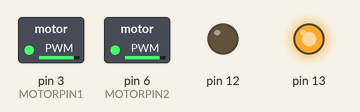
Bench run of a sketch on a simulated Arduino Uno, built with avr-gcc and run on an emulated ATmega328P. Parts: switched loads named in the sketch (green lamp = pin HIGH), output pins drawn as LEDs (lit = HIGH).

Above: at 0.05 s.
At 4.0 s:
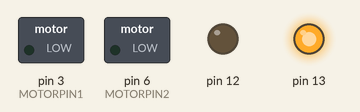
Timing chart, 0 to 5.2 s (numbered marks = the images above):
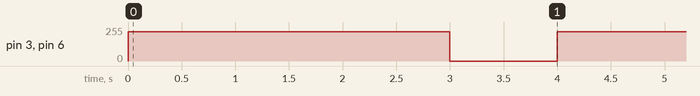

The sketch:

EyeCar.ino
```cpp
#define MOTORPIN1 3
#define MOTORPIN2 6

void setup() {
  pinMode(MOTORPIN1, OUTPUT);
  pinMode(MOTORPIN2, OUTPUT);
  pinMode(13, OUTPUT);
  pinMode(12, OUTPUT);
  digitalWrite(13, HIGH);
  digitalWrite(12, LOW);
}

void loop() {
  analogWrite(MOTORPIN1, 220);
  analogWrite(MOTORPIN2, 220);
  delay(3000);
  analogWrite(MOTORPIN1, 0);
  analogWrite(MOTORPIN2, 0);
  delay(1000);
}
```

Measured:
- by itself, pin 3 (MOTORPIN1), pin 6 (MOTORPIN2): alternates 220/255 for 3.0 s and 0/255 for 1.0 s
